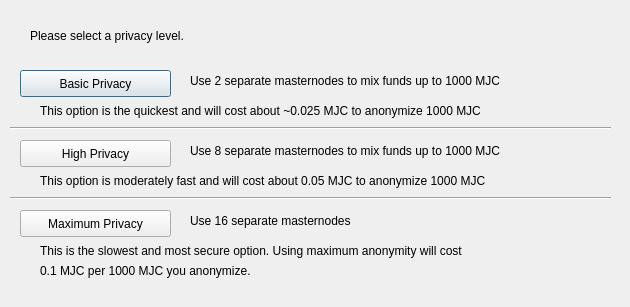
<?xml version="1.0" encoding="UTF-8"?>
<ui version="4.0">
 <class>DarksendConfig</class>
 <widget class="QDialog" name="DarksendConfig">
  <property name="geometry">
   <rect>
    <x>0</x>
    <y>0</y>
    <width>630</width>
    <height>307</height>
   </rect>
  </property>
  <property name="windowTitle">
   <string>Configure Darksend</string>
  </property>
  <widget class="QPushButton" name="buttonBasic">
   <property name="geometry">
    <rect>
     <x>20</x>
     <y>70</y>
     <width>151</width>
     <height>27</height>
    </rect>
   </property>
   <property name="text">
    <string>Basic Privacy</string>
   </property>
  </widget>
  <widget class="QPushButton" name="buttonHigh">
   <property name="geometry">
    <rect>
     <x>20</x>
     <y>140</y>
     <width>151</width>
     <height>27</height>
    </rect>
   </property>
   <property name="text">
    <string>High Privacy</string>
   </property>
  </widget>
  <widget class="QPushButton" name="buttonMax">
   <property name="geometry">
    <rect>
     <x>20</x>
     <y>210</y>
     <width>151</width>
     <height>27</height>
    </rect>
   </property>
   <property name="text">
    <string>Maximum Privacy</string>
   </property>
  </widget>
  <widget class="QLabel" name="label">
   <property name="geometry">
    <rect>
     <x>30</x>
     <y>20</y>
     <width>571</width>
     <height>31</height>
    </rect>
   </property>
   <property name="text">
    <string>Please select a privacy level.</string>
   </property>
  </widget>
  <widget class="QLabel" name="label_2">
   <property name="geometry">
    <rect>
     <x>190</x>
     <y>70</y>
     <width>421</width>
     <height>21</height>
    </rect>
   </property>
   <property name="text">
    <string>Use 2 separate masternodes to mix funds up to 1000 MJC</string>
   </property>
  </widget>
  <widget class="QLabel" name="label_3">
   <property name="geometry">
    <rect>
     <x>190</x>
     <y>140</y>
     <width>411</width>
     <height>21</height>
    </rect>
   </property>
   <property name="text">
    <string>Use 8 separate masternodes to mix funds up to 1000 MJC</string>
   </property>
  </widget>
  <widget class="QLabel" name="label_4">
   <property name="geometry">
    <rect>
     <x>190</x>
     <y>210</y>
     <width>421</width>
     <height>21</height>
    </rect>
   </property>
   <property name="text">
    <string>Use 16 separate masternodes</string>
   </property>
  </widget>
  <widget class="QLabel" name="label_6">
   <property name="geometry">
    <rect>
     <x>40</x>
     <y>100</y>
     <width>561</width>
     <height>21</height>
    </rect>
   </property>
   <property name="text">
    <string>This option is the quickest and will cost about ~0.025 MJC to anonymize 1000 MJC</string>
   </property>
  </widget>
  <widget class="QLabel" name="label_7">
   <property name="geometry">
    <rect>
     <x>40</x>
     <y>170</y>
     <width>561</width>
     <height>21</height>
    </rect>
   </property>
   <property name="text">
    <string>This option is moderately fast and will cost about 0.05 MJC to anonymize 1000 MJC</string>
   </property>
  </widget>
  <widget class="QLabel" name="label_8">
   <property name="geometry">
    <rect>
     <x>40</x>
     <y>240</y>
     <width>561</width>
     <height>21</height>
    </rect>
   </property>
   <property name="text">
    <string>This is the slowest and most secure option. Using maximum anonymity will cost</string>
   </property>
  </widget>
  <widget class="QLabel" name="label_9">
   <property name="geometry">
    <rect>
     <x>40</x>
     <y>260</y>
     <width>561</width>
     <height>21</height>
    </rect>
   </property>
   <property name="text">
    <string>0.1 MJC per 1000 MJC you anonymize.</string>
   </property>
  </widget>
  <widget class="Line" name="line">
   <property name="geometry">
    <rect>
     <x>10</x>
     <y>120</y>
     <width>601</width>
     <height>16</height>
    </rect>
   </property>
   <property name="orientation">
    <enum>Qt::Horizontal</enum>
   </property>
  </widget>
  <widget class="Line" name="line_2">
   <property name="geometry">
    <rect>
     <x>10</x>
     <y>190</y>
     <width>601</width>
     <height>16</height>
    </rect>
   </property>
   <property name="orientation">
    <enum>Qt::Horizontal</enum>
   </property>
  </widget>
 </widget>
 <resources/>
 <connections/>
</ui>
